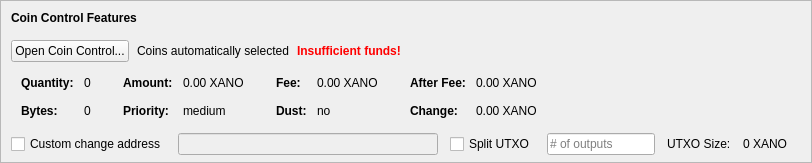
    <widget class="QFrame" name="frameCoinControl">
     <property name="sizePolicy">
      <sizepolicy hsizetype="Expanding" vsizetype="Expanding">
       <horstretch>0</horstretch>
       <verstretch>0</verstretch>
      </sizepolicy>
     </property>
     <property name="maximumSize">
      <size>
       <width>16777215</width>
       <height>16777215</height>
      </size>
     </property>
     <property name="frameShape">
      <enum>QFrame::StyledPanel</enum>
     </property>
     <property name="frameShadow">
      <enum>QFrame::Sunken</enum>
     </property>
     <layout class="QVBoxLayout" name="verticalLayoutCoinControl2">
      <property name="spacing">
       <number>0</number>
      </property>
      <property name="leftMargin">
       <number>0</number>
      </property>
      <property name="topMargin">
       <number>0</number>
      </property>
      <property name="rightMargin">
       <number>0</number>
      </property>
      <property name="bottomMargin">
       <number>6</number>
      </property>
      <item>
       <layout class="QVBoxLayout" name="verticalLayoutCoinControl" stretch="0,0,0,0,1">
        <property name="spacing">
         <number>0</number>
        </property>
        <property name="leftMargin">
         <number>10</number>
        </property>
        <property name="topMargin">
         <number>10</number>
        </property>
        <item>
         <layout class="QHBoxLayout" name="horizontalLayoutCoinControl1">
          <property name="bottomMargin">
           <number>15</number>
          </property>
          <item>
           <widget class="QLabel" name="labelCoinControlFeatures">
            <property name="sizePolicy">
             <sizepolicy hsizetype="Preferred" vsizetype="Maximum">
              <horstretch>0</horstretch>
              <verstretch>0</verstretch>
             </sizepolicy>
            </property>
            <property name="font">
             <font>
              <weight>75</weight>
              <bold>true</bold>
             </font>
            </property>
            <property name="styleSheet">
             <string notr="true">font-weight:bold;</string>
            </property>
            <property name="text">
             <string>Coin Control Features</string>
            </property>
           </widget>
          </item>
         </layout>
        </item>
        <item>
         <layout class="QHBoxLayout" name="horizontalLayoutCoinControl2" stretch="0,0,0,0">
          <property name="spacing">
           <number>8</number>
          </property>
          <property name="bottomMargin">
           <number>10</number>
          </property>
          <item>
           <widget class="QPushButton" name="pushButtonCoinControl">
            <property name="styleSheet">
             <string notr="true"/>
            </property>
            <property name="text">
             <string>Open Coin Control...</string>
            </property>
            <property name="autoDefault">
             <bool>false</bool>
            </property>
           </widget>
          </item>
          <item>
           <widget class="QLabel" name="labelCoinControlAutomaticallySelected">
            <property name="text">
             <string>Coins automatically selected</string>
            </property>
            <property name="margin">
             <number>5</number>
            </property>
           </widget>
          </item>
          <item>
           <widget class="QLabel" name="labelCoinControlInsuffFunds">
            <property name="font">
             <font>
              <weight>75</weight>
              <bold>true</bold>
             </font>
            </property>
            <property name="styleSheet">
             <string notr="true">color:red;font-weight:bold;</string>
            </property>
            <property name="text">
             <string>Insufficient funds!</string>
            </property>
            <property name="margin">
             <number>5</number>
            </property>
           </widget>
          </item>
          <item>
           <spacer name="horizontalSpacerCoinControl">
            <property name="orientation">
             <enum>Qt::Horizontal</enum>
            </property>
            <property name="sizeHint" stdset="0">
             <size>
              <width>40</width>
              <height>1</height>
             </size>
            </property>
           </spacer>
          </item>
         </layout>
        </item>
        <item>
         <widget class="QWidget" name="widgetCoinControl" native="true">
          <property name="sizePolicy">
           <sizepolicy hsizetype="Preferred" vsizetype="Preferred">
            <horstretch>0</horstretch>
            <verstretch>0</verstretch>
           </sizepolicy>
          </property>
          <property name="minimumSize">
           <size>
            <width>0</width>
            <height>0</height>
           </size>
          </property>
          <property name="styleSheet">
           <string notr="true"/>
          </property>
          <layout class="QHBoxLayout" name="horizontalLayoutCoinControl5">
           <property name="leftMargin">
            <number>0</number>
           </property>
           <property name="topMargin">
            <number>0</number>
           </property>
           <property name="rightMargin">
            <number>0</number>
           </property>
           <property name="bottomMargin">
            <number>0</number>
           </property>
           <item>
            <layout class="QHBoxLayout" name="horizontalLayoutCoinControl3" stretch="0,0,0,1">
             <property name="spacing">
              <number>20</number>
             </property>
             <property name="topMargin">
              <number>0</number>
             </property>
             <property name="bottomMargin">
              <number>10</number>
             </property>
             <item>
              <layout class="QFormLayout" name="formLayoutCoinControl1">
               <property name="horizontalSpacing">
                <number>10</number>
               </property>
               <property name="verticalSpacing">
                <number>14</number>
               </property>
               <property name="leftMargin">
                <number>10</number>
               </property>
               <property name="topMargin">
                <number>4</number>
               </property>
               <property name="rightMargin">
                <number>6</number>
               </property>
               <item row="0" column="0">
                <widget class="QLabel" name="labelCoinControlQuantityText">
                 <property name="font">
                  <font>
                   <weight>75</weight>
                   <bold>true</bold>
                  </font>
                 </property>
                 <property name="text">
                  <string>Quantity:</string>
                 </property>
                 <property name="margin">
                  <number>0</number>
                 </property>
                </widget>
               </item>
               <item row="0" column="1">
                <widget class="QLabel" name="labelCoinControlQuantity">
                 <property name="cursor">
                  <cursorShape>IBeamCursor</cursorShape>
                 </property>
                 <property name="contextMenuPolicy">
                  <enum>Qt::ActionsContextMenu</enum>
                 </property>
                 <property name="text">
                  <string notr="true">0</string>
                 </property>
                 <property name="margin">
                  <number>0</number>
                 </property>
                 <property name="textInteractionFlags">
                  <set>Qt::LinksAccessibleByMouse|Qt::TextSelectableByKeyboard|Qt::TextSelectableByMouse</set>
                 </property>
                </widget>
               </item>
               <item row="1" column="0">
                <widget class="QLabel" name="labelCoinControlBytesText">
                 <property name="font">
                  <font>
                   <weight>75</weight>
                   <bold>true</bold>
                  </font>
                 </property>
                 <property name="text">
                  <string>Bytes:</string>
                 </property>
                </widget>
               </item>
               <item row="1" column="1">
                <widget class="QLabel" name="labelCoinControlBytes">
                 <property name="cursor">
                  <cursorShape>IBeamCursor</cursorShape>
                 </property>
                 <property name="contextMenuPolicy">
                  <enum>Qt::ActionsContextMenu</enum>
                 </property>
                 <property name="text">
                  <string notr="true">0</string>
                 </property>
                 <property name="textInteractionFlags">
                  <set>Qt::LinksAccessibleByMouse|Qt::TextSelectableByKeyboard|Qt::TextSelectableByMouse</set>
                 </property>
                </widget>
               </item>
              </layout>
             </item>
             <item>
              <layout class="QFormLayout" name="formLayoutCoinControl2">
               <property name="horizontalSpacing">
                <number>10</number>
               </property>
               <property name="verticalSpacing">
                <number>14</number>
               </property>
               <property name="leftMargin">
                <number>6</number>
               </property>
               <property name="topMargin">
                <number>4</number>
               </property>
               <property name="rightMargin">
                <number>6</number>
               </property>
               <item row="0" column="0">
                <widget class="QLabel" name="labelCoinControlAmountText">
                 <property name="font">
                  <font>
                   <weight>75</weight>
                   <bold>true</bold>
                  </font>
                 </property>
                 <property name="text">
                  <string>Amount:</string>
                 </property>
                 <property name="margin">
                  <number>0</number>
                 </property>
                </widget>
               </item>
               <item row="0" column="1">
                <widget class="QLabel" name="labelCoinControlAmount">
                 <property name="cursor">
                  <cursorShape>IBeamCursor</cursorShape>
                 </property>
                 <property name="contextMenuPolicy">
                  <enum>Qt::ActionsContextMenu</enum>
                 </property>
                 <property name="text">
                  <string notr="true">0.00 XANO</string>
                 </property>
                 <property name="textInteractionFlags">
                  <set>Qt::LinksAccessibleByMouse|Qt::TextSelectableByKeyboard|Qt::TextSelectableByMouse</set>
                 </property>
                </widget>
               </item>
               <item row="1" column="0">
                <widget class="QLabel" name="labelCoinControlPriorityText">
                 <property name="font">
                  <font>
                   <weight>75</weight>
                   <bold>true</bold>
                  </font>
                 </property>
                 <property name="text">
                  <string>Priority:</string>
                 </property>
                </widget>
               </item>
               <item row="1" column="1">
                <widget class="QLabel" name="labelCoinControlPriority">
                 <property name="cursor">
                  <cursorShape>IBeamCursor</cursorShape>
                 </property>
                 <property name="contextMenuPolicy">
                  <enum>Qt::ActionsContextMenu</enum>
                 </property>
                 <property name="text">
                  <string>medium</string>
                 </property>
                 <property name="textInteractionFlags">
                  <set>Qt::LinksAccessibleByMouse|Qt::TextSelectableByKeyboard|Qt::TextSelectableByMouse</set>
                 </property>
                </widget>
               </item>
              </layout>
             </item>
             <item>
              <layout class="QFormLayout" name="formLayoutCoinControl3">
               <property name="horizontalSpacing">
                <number>10</number>
               </property>
               <property name="verticalSpacing">
                <number>14</number>
               </property>
               <property name="leftMargin">
                <number>6</number>
               </property>
               <property name="topMargin">
                <number>4</number>
               </property>
               <property name="rightMargin">
                <number>6</number>
               </property>
               <item row="0" column="0">
                <widget class="QLabel" name="labelCoinControlFeeText">
                 <property name="font">
                  <font>
                   <weight>75</weight>
                   <bold>true</bold>
                  </font>
                 </property>
                 <property name="text">
                  <string>Fee:</string>
                 </property>
                 <property name="margin">
                  <number>0</number>
                 </property>
                </widget>
               </item>
               <item row="0" column="1">
                <widget class="QLabel" name="labelCoinControlFee">
                 <property name="cursor">
                  <cursorShape>IBeamCursor</cursorShape>
                 </property>
                 <property name="contextMenuPolicy">
                  <enum>Qt::ActionsContextMenu</enum>
                 </property>
                 <property name="text">
                  <string notr="true">0.00 XANO</string>
                 </property>
                 <property name="textInteractionFlags">
                  <set>Qt::LinksAccessibleByMouse|Qt::TextSelectableByKeyboard|Qt::TextSelectableByMouse</set>
                 </property>
                </widget>
               </item>
               <item row="1" column="0">
                <widget class="QLabel" name="labelCoinControlLowOutputText">
                 <property name="font">
                  <font>
                   <weight>75</weight>
                   <bold>true</bold>
                  </font>
                 </property>
                 <property name="text">
                  <string>Dust:</string>
                 </property>
                </widget>
               </item>
               <item row="1" column="1">
                <widget class="QLabel" name="labelCoinControlLowOutput">
                 <property name="cursor">
                  <cursorShape>IBeamCursor</cursorShape>
                 </property>
                 <property name="contextMenuPolicy">
                  <enum>Qt::ActionsContextMenu</enum>
                 </property>
                 <property name="text">
                  <string>no</string>
                 </property>
                 <property name="textInteractionFlags">
                  <set>Qt::LinksAccessibleByMouse|Qt::TextSelectableByKeyboard|Qt::TextSelectableByMouse</set>
                 </property>
                </widget>
               </item>
              </layout>
             </item>
             <item>
              <layout class="QFormLayout" name="formLayoutCoinControl4">
               <property name="horizontalSpacing">
                <number>10</number>
               </property>
               <property name="verticalSpacing">
                <number>14</number>
               </property>
               <property name="leftMargin">
                <number>6</number>
               </property>
               <property name="topMargin">
                <number>4</number>
               </property>
               <property name="rightMargin">
                <number>6</number>
               </property>
               <item row="0" column="0">
                <widget class="QLabel" name="labelCoinControlAfterFeeText">
                 <property name="font">
                  <font>
                   <weight>75</weight>
                   <bold>true</bold>
                  </font>
                 </property>
                 <property name="text">
                  <string>After Fee:</string>
                 </property>
                 <property name="margin">
                  <number>0</number>
                 </property>
                </widget>
               </item>
               <item row="0" column="1">
                <widget class="QLabel" name="labelCoinControlAfterFee">
                 <property name="cursor">
                  <cursorShape>IBeamCursor</cursorShape>
                 </property>
                 <property name="contextMenuPolicy">
                  <enum>Qt::ActionsContextMenu</enum>
                 </property>
                 <property name="text">
                  <string notr="true">0.00 XANO</string>
                 </property>
                 <property name="textInteractionFlags">
                  <set>Qt::LinksAccessibleByMouse|Qt::TextSelectableByKeyboard|Qt::TextSelectableByMouse</set>
                 </property>
                </widget>
               </item>
               <item row="1" column="0">
                <widget class="QLabel" name="labelCoinControlChangeText">
                 <property name="font">
                  <font>
                   <weight>75</weight>
                   <bold>true</bold>
                  </font>
                 </property>
                 <property name="text">
                  <string>Change:</string>
                 </property>
                </widget>
               </item>
               <item row="1" column="1">
                <widget class="QLabel" name="labelCoinControlChange">
                 <property name="cursor">
                  <cursorShape>IBeamCursor</cursorShape>
                 </property>
                 <property name="contextMenuPolicy">
                  <enum>Qt::ActionsContextMenu</enum>
                 </property>
                 <property name="text">
                  <string notr="true">0.00 XANO</string>
                 </property>
                 <property name="textInteractionFlags">
                  <set>Qt::LinksAccessibleByMouse|Qt::TextSelectableByKeyboard|Qt::TextSelectableByMouse</set>
                 </property>
                </widget>
               </item>
              </layout>
             </item>
            </layout>
           </item>
          </layout>
         </widget>
        </item>
        <item>
         <layout class="QHBoxLayout" name="horizontalLayoutCoinControl4" stretch="0,0,0,0,0,0,0">
          <property name="spacing">
           <number>12</number>
          </property>
          <property name="sizeConstraint">
           <enum>QLayout::SetDefaultConstraint</enum>
          </property>
          <property name="topMargin">
           <number>5</number>
          </property>
          <property name="rightMargin">
           <number>5</number>
          </property>
          <item>
           <widget class="QCheckBox" name="checkBoxCoinControlChange">
            <property name="toolTip">
             <string>If this is activated, but the change address is empty or invalid, change will be sent to a newly generated address.</string>
            </property>
            <property name="text">
             <string>Custom change address</string>
            </property>
           </widget>
          </item>
          <item>
           <widget class="QValidatedLineEdit" name="lineEditCoinControlChange">
            <property name="enabled">
             <bool>false</bool>
            </property>
            <property name="sizePolicy">
             <sizepolicy hsizetype="Expanding" vsizetype="Fixed">
              <horstretch>0</horstretch>
              <verstretch>0</verstretch>
             </sizepolicy>
            </property>
           </widget>
          </item>
          <item>
           <widget class="QCheckBox" name="splitBlockCheckBox">
            <property name="text">
             <string>Split UTXO</string>
            </property>
           </widget>
          </item>
          <item>
           <widget class="QLineEdit" name="splitBlockLineEdit">
            <property name="sizePolicy">
             <sizepolicy hsizetype="Fixed" vsizetype="Fixed">
              <horstretch>50</horstretch>
              <verstretch>0</verstretch>
             </sizepolicy>
            </property>
            <property name="placeholderText">
             <string># of outputs</string>
            </property>
           </widget>
          </item>
          <item>
           <widget class="QLabel" name="labelBlockSizeText">
            <property name="text">
             <string>UTXO Size:</string>
            </property>
           </widget>
          </item>
          <item>
           <widget class="QLabel" name="labelBlockSize">
            <property name="text">
             <string>0 XANO</string>
            </property>
           </widget>
          </item>
          <item>
           <widget class="QLabel" name="labelCoinControlChangeLabel">
            <property name="sizePolicy">
             <sizepolicy hsizetype="Preferred" vsizetype="Expanding">
              <horstretch>0</horstretch>
              <verstretch>0</verstretch>
             </sizepolicy>
            </property>
            <property name="minimumSize">
             <size>
              <width>0</width>
              <height>0</height>
             </size>
            </property>
            <property name="text">
             <string/>
            </property>
            <property name="margin">
             <number>3</number>
            </property>
           </widget>
          </item>
         </layout>
        </item>
        <item>
         <spacer name="verticalSpacerCoinControl">
          <property name="orientation">
           <enum>Qt::Vertical</enum>
          </property>
          <property name="sizeHint" stdset="0">
           <size>
            <width>800</width>
            <height>1</height>
           </size>
          </property>
         </spacer>
        </item>
       </layout>
      </item>
     </layout>
    </widget>
